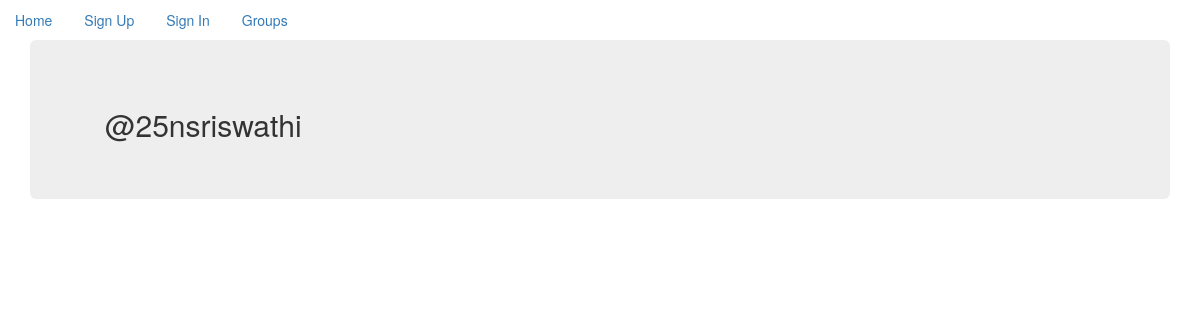
The app's page /by/25nsriswathi/, older data.
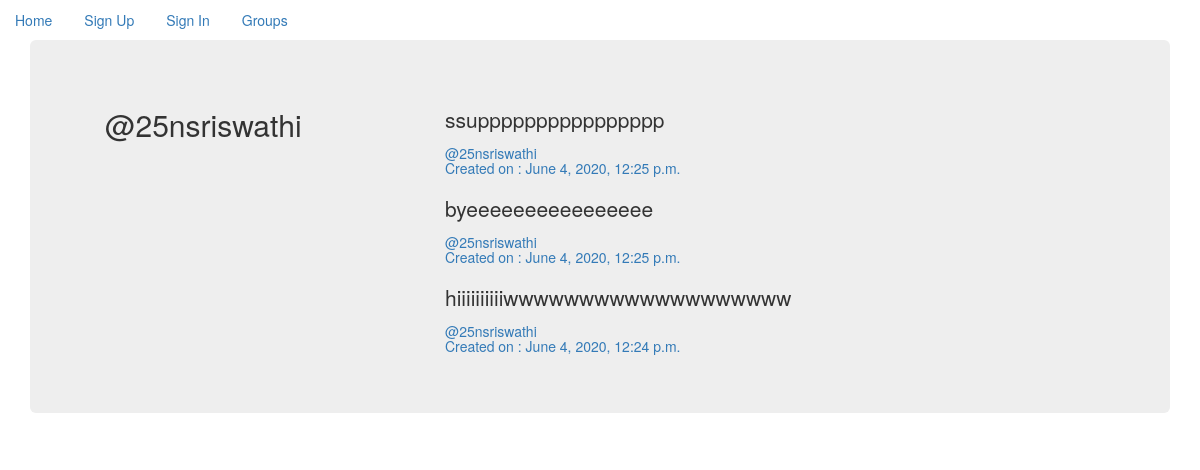
The same page, newer data.
### posts/models.py (models this page shows, shortened)
class Post(models.Model):
    user = models.ForeignKey(User, related_name='posts', on_delete=models.CASCADE)
    created_at = models.DateTimeField(auto_now_add=True)
    message = models.TextField()
    message_html=models.TextField(editable=False)
    group = models.ForeignKey(Group, related_name='posts',null=True, blank=True, on_delete=models.CASCADE)
    class Meta:
       ordering = ['-created_at']
       unique_together=('group','message')

### posts/views.py (the view)
# urls.py: path("by/<username>/", views.UserPosts.as_view(), name="for_user"),
class UserPosts(ListView):
    model = Post
    template_name = 'posts/user_post_list.html'
    def get_queryset(self):
        try:
            self.post_user = User.objects.prefetch_related('posts').get(username__iexact=self.kwargs.get('username'))
        except:
            raise Http404
        else:
            return self.post_user.posts.all()
    def get_context_data(self, **kwargs):
        context = super().get_context_data(**kwargs)
        context["post_user"] = self.post_user
        return context

### posts/templates/posts/user_post_list.html
{% extends 'posts/post_base.html' %}
{% block prepost %}
<div class="col-md-4">
    <h2>@{{ post_user.username }}</h2>
</div>
{% endblock %}
{% block post_content %}
<div class="col-md-8">
    {% for post in post_list %}
    {% include 'posts/_post.html' %}
    {% endfor %}
</div>
{% endblock %}

### posts/templates/posts/_post.html (shortened to what this page needs)
<div>
    <h3>{{ post.message_html|safe }}</h3>
    <div>
        <h5>
        <a href="{% url 'posts:for_user' username=post.user.username %}">@{{ post.user.username }}</a><br/>
        <time><a href="{% url 'posts:single' username=post.user.username pk=post.pk %}">Created on : {{ post.created_at }}</a></time>
    </h5>
    </div>
</div>

Row changes from the older to the newer data that the page shows:
added Post: message_html "ssupppppppppppppppp", user.username "25nsriswathi", created_at "June 4, 2020, 12:25 p.m."
added Post: message_html "byeeeeeeeeeeeeeeee", user.username "25nsriswathi", created_at "June 4, 2020, 12:25 p.m."
added Post: message_html "hiiiiiiiiiiwwwwwwwwwwwwwwwwwww", user.username "25nsriswathi", created_at "June 4, 2020, 12:24 p.m."
